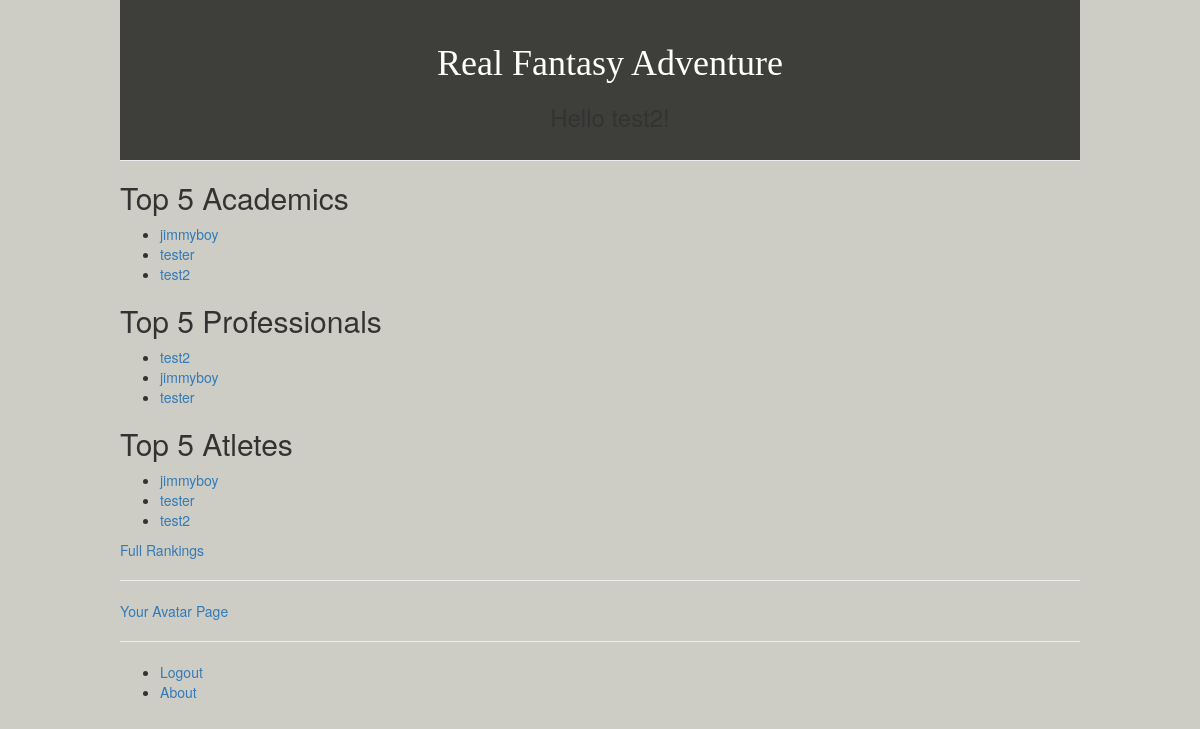
Page /real_fantasy_adventure_app/ (signed in) on the earlier database version.
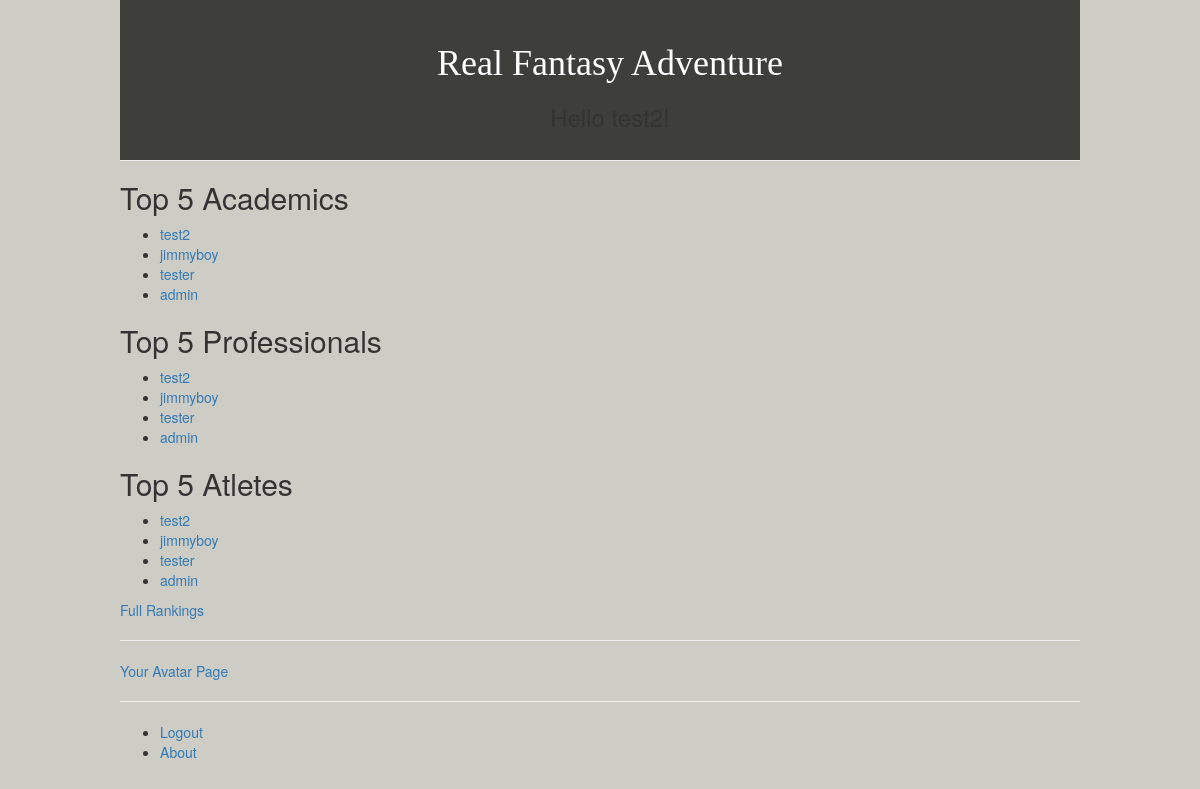
Same page on the later database version.
### real_fantasy_adventure_app/models.py (models this page shows, shortened)
class Avatar(models.Model):
	user = models.OneToOneField(User)
	nickname = models.CharField(max_length=80)
	bio = models.TextField()
	confirm = models.BooleanField(default=False)
	level = models.IntegerField(default=1)
	num_professional_points = models.IntegerField(default=0)
	num_athletic_points = models.IntegerField(default=0)
	num_academic_points = models.IntegerField(default=0)
	created_date = models.DateTimeField(auto_now_add=True)
	modified_date = models.DateTimeField(auto_now=True)
	slug = models.SlugField(max_length=80, unique=True)
	objects = AvatarQuerySet.as_manager()
	class Meta:
		verbose_name = "Avatar Entry"
		verbose_name_plural = "Avatar Entries"
		ordering = ["-level"]

### real_fantasy_adventure_app/views.py (the view)
def index(request):
    avatars_by_academic = Avatar.objects.order_by('-num_academic_points')[:5]
    avatars_by_professional = Avatar.objects.order_by('-num_professional_points')[:5]
    avatars_by_athletic = Avatar.objects.order_by('-num_athletic_points')[:5]
    context_dict = {'academics': avatars_by_academic, 'professionals': avatars_by_professional, 'athletes': avatars_by_athletic}
    current_user = request.user
    if (current_user.is_authenticated()):
        avatar = Avatar.objects.get(user=current_user)
        context_dict['avatar_name_slug'] = avatar.slug
    return render(request, 'real_fantasy_adventure_app/index.html', context_dict)

### templates/real_fantasy_adventure_app/index.html (shortened to what this page needs)
{% extends 'real_fantasy_adventure_app/base.html/' %}
{% load static %}
{% block body_block %}
    {% if academics %}
    <h2>Top 5 Academics</h2>
        <ul>
            {% for academic in academics %}
            <li><a href="/real_fantasy_adventure_app/avatar/{{ academic.slug }}">{{ academic.nickname }}</a></li>
            {% endfor %}
        </ul>
    {% else %}
        <strong>There are no academics present.</strong>
    {% endif %}
    {% if professionals %}
    <h2>Top 5 Professionals</h2>
        <ul>
            {% for professional in professionals %}
            <li><a href="/real_fantasy_adventure_app/avatar/{{ professional.slug }}">{{ professional.nickname }}</a></li>
            {% endfor %}
        </ul>
    {% else %}
        <strong>There are no professionals present.</strong>
    {% endif %}
    {% if athletes %}
    <h2>Top 5 Atletes</h2>
        <ul>
            {% for athlete in athletes %}
            <li><a href="/real_fantasy_adventure_app/avatar/{{ athlete.slug }}">{{ athlete.nickname }}</a></li>
            {% endfor %}
        </ul>
    {% else %}
        <strong>There are no athletes present.</strong>
    {% endif %}
    <a href="/real_fantasy_adventure_app/rankings/"> Full Rankings </a>
    <hr />
    {% if user.is_authenticated %}
    <div><a href="/real_fantasy_adventure_app/avatar/{{ avatar_name_slug }}/"> Your Avatar Page </a></div>
    {% else %}
    <p> If you log-in, a link will appear here that links you straight to your avatar</p>
    {% endif %}
{% endblock %}

Differences in the rows shown:
changed Avatar "test2": moves up the list
added Avatar: nickname "admin"
